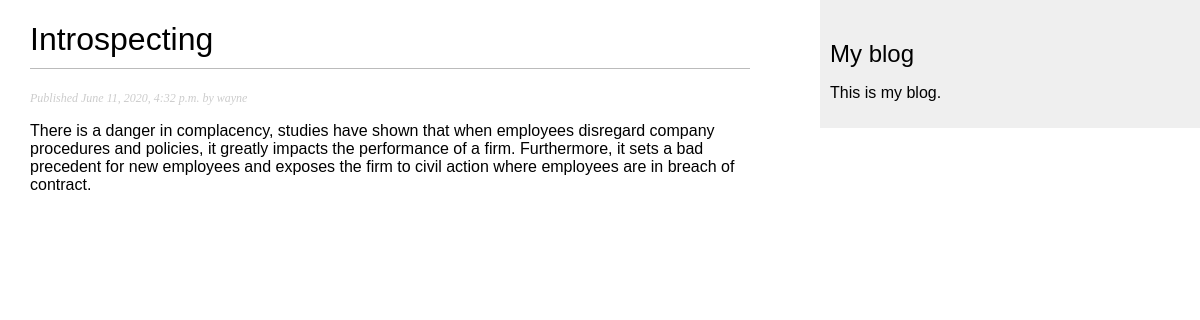
/blog/2020/6/11/intro-spection/, run on the app's committed database.
### blog/models.py (models this page shows, shortened)
class Post(models.Model):
    STATUS_CHOICE = (
        ('draft', 'Draft'),
        ('published', 'Published'),
    )
    title = models.CharField(max_length=250)
    slug = models.SlugField(max_length=250,
                            unique_for_date='publish')
    author = models.ForeignKey(User,
                                on_delete = models.CASCADE,
                                related_name = 'blog_post')
    body = models.TextField()
    publish = models.DateTimeField(default=timezone.now)
    created = models.DateTimeField(auto_now_add = True)
    updated = models.DateTimeField(auto_now = True)
    status = models.CharField(max_length = 10,
                            choices = STATUS_CHOICE,
                            default='draft')
    class Meta:
        ordering = ('-publish',)
    objects = models.Manager() # default manager
    published = PublishedManager() # our custom manager

### blog/views.py (the view)
def post_detail(request, year, month, day, post):
    post = get_object_or_404(Post, slug=post,
                                    status='published',
                                    publish__year=year,
                                    publish__month= month,
                                    publish__day=day)
    return render(request, 'blog/post/detail.html', {'post':post})

### blog/templates/blog/post/detail.html (shortened to what this page needs)
{% extends "blog/base.html" %}
{% block content%}
    <h1>{{post.title}}</h1>
    <p class="date">
        Published {{post.publish}} by {{post.author}}
    </p>
    {{ post.body|linebreaks }}
{% endblock %}

### blog/static/css/blog.css (style rules this page uses)
body { margin:0; padding:0; font-family:helvetica, sans-serif; }
h1 { font-weight:normal; border-bottom:1px solid #bbb; padding:0 0 10px 0; }
p.date { color:#ccc; font-family: georgia, serif; font-size: 12px; font-style: italic; }

### data on the page
Post: title "Introspecting", publish "June 11, 2020, 4:32 p.m.", author "wayne", body "There is a danger in complacency, studies have shown that when employees disregard company procedures and policies, it greatly impacts the performance of a firm. Furthermore, it sets a bad precedent for new employees and exposes the firm to civil action where employees are in breach of contract."
